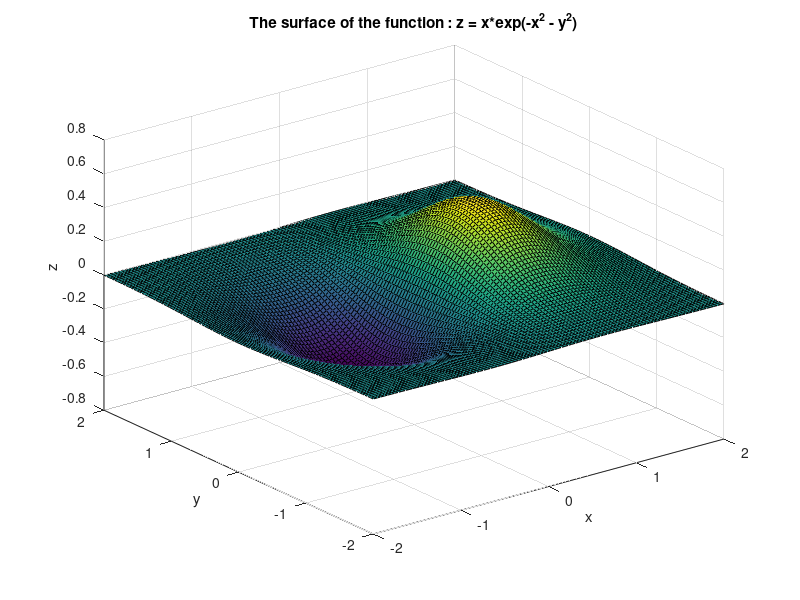

MATLAB code to generate this figure:
% assignment 3 1_(b)

% create a equally-spaced vector x from -2 to 2 with increment 0.1.
x = linspace(-2,2);
% create a equally-spaced vector y from -2 to 2 with increment 0.1.
y = linspace(-2,2);

% To create a grid as two matrices X and Y, each of size 41*41,
% and write the xy-coordinates of each point in these matrices.
[X, Y] = meshgrid(x,y);         % Create a grid over he specified domain
Z = x.* exp(-X.^2-Y.^2);    % Evaluate z with the given function.

figure(2); clf(2)           % Make a second blank figure window
set(gca, 'Fontsize', 12);   % Visual setting

surf(X,Y,Z);
xlabel('x'); ylabel('y'); zlabel('z'); % Indicate each label as x,y, and z
title('The surface of the function : z = x*exp(-x^2 - y^2)');
grid on             % Display grids
